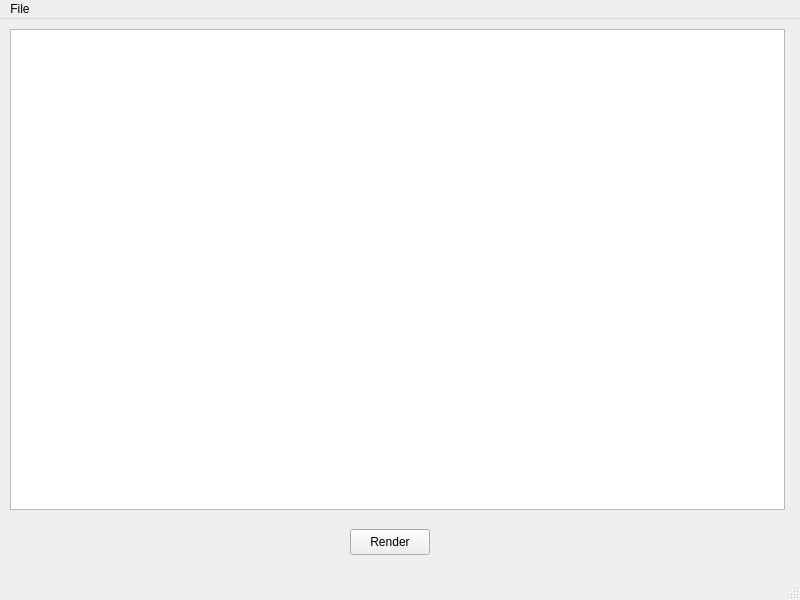
<?xml version="1.0" encoding="UTF-8"?>
<ui version="4.0">
 <class>MainWindow</class>
 <widget class="QMainWindow" name="MainWindow">
  <property name="geometry">
   <rect>
    <x>0</x>
    <y>0</y>
    <width>800</width>
    <height>600</height>
   </rect>
  </property>
  <property name="windowTitle">
   <string>MainWindow</string>
  </property>
  <widget class="QWidget" name="centralwidget">
   <widget class="QWidget" name="horizontalLayoutWidget">
    <property name="geometry">
     <rect>
      <x>10</x>
      <y>10</y>
      <width>781</width>
      <height>481</height>
     </rect>
    </property>
    <layout class="QHBoxLayout" name="horizontalLayout">
     <property name="sizeConstraint">
      <enum>QLayout::SetDefaultConstraint</enum>
     </property>
     <item>
      <widget class="QPlainTextEdit" name="plainTextEdit">
       <property name="sizePolicy">
        <sizepolicy hsizetype="Expanding" vsizetype="Expanding">
         <horstretch>0</horstretch>
         <verstretch>0</verstretch>
        </sizepolicy>
       </property>
      </widget>
     </item>
     <item>
      <widget class="QFrame" name="frame">
       <property name="sizePolicy">
        <sizepolicy hsizetype="Preferred" vsizetype="Expanding">
         <horstretch>0</horstretch>
         <verstretch>0</verstretch>
        </sizepolicy>
       </property>
       <property name="frameShape">
        <enum>QFrame::StyledPanel</enum>
       </property>
       <property name="frameShadow">
        <enum>QFrame::Raised</enum>
       </property>
      </widget>
     </item>
    </layout>
   </widget>
   <widget class="QPushButton" name="pushButton_Render">
    <property name="geometry">
     <rect>
      <x>350</x>
      <y>510</y>
      <width>80</width>
      <height>26</height>
     </rect>
    </property>
    <property name="text">
     <string>Render</string>
    </property>
   </widget>
  </widget>
  <widget class="QMenuBar" name="menubar">
   <property name="geometry">
    <rect>
     <x>0</x>
     <y>0</y>
     <width>800</width>
     <height>23</height>
    </rect>
   </property>
   <widget class="QMenu" name="menuFile">
    <property name="title">
     <string>File</string>
    </property>
    <addaction name="actionLoad"/>
    <addaction name="actionSave"/>
    <addaction name="actionExit"/>
   </widget>
   <addaction name="menuFile"/>
  </widget>
  <widget class="QStatusBar" name="statusbar"/>
  <action name="actionLoad">
   <property name="text">
    <string>Load...</string>
   </property>
  </action>
  <action name="actionSave">
   <property name="text">
    <string>Save</string>
   </property>
  </action>
  <action name="actionExit">
   <property name="text">
    <string>Exit</string>
   </property>
  </action>
 </widget>
 <resources/>
 <connections/>
</ui>
